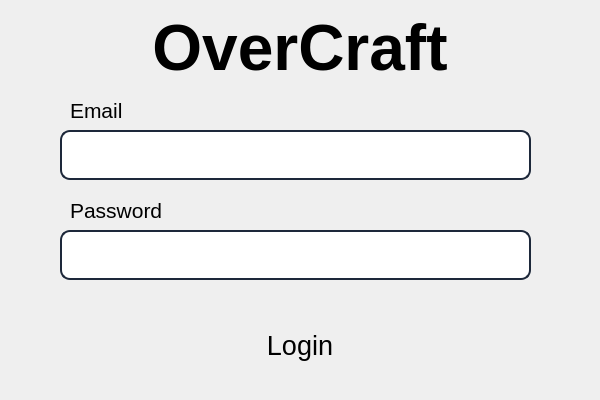
<?xml version="1.0" encoding="UTF-8"?>
<ui version="4.0">
 <class>Form</class>
 <widget class="QWidget" name="Form">
  <property name="geometry">
   <rect>
    <x>0</x>
    <y>0</y>
    <width>600</width>
    <height>400</height>
   </rect>
  </property>
  <property name="windowTitle">
   <string>Form</string>
  </property>
  <widget class="QWidget" name="widget" native="true">
   <property name="geometry">
    <rect>
     <x>0</x>
     <y>0</y>
     <width>600</width>
     <height>400</height>
    </rect>
   </property>
   <property name="styleSheet">
    <string notr="true">background-color: &quot;#030711&quot;;
border-radius:10;</string>
   </property>
   <widget class="QLabel" name="label">
    <property name="geometry">
     <rect>
      <x>0</x>
      <y>10</y>
      <width>600</width>
      <height>75</height>
     </rect>
    </property>
    <property name="font">
     <font>
      <pointsize>48</pointsize>
      <weight>75</weight>
      <bold>true</bold>
     </font>
    </property>
    <property name="styleSheet">
     <string notr="true">color: &quot;#f8faff&quot;;</string>
    </property>
    <property name="text">
     <string>OverCraft</string>
    </property>
    <property name="alignment">
     <set>Qt::AlignCenter</set>
    </property>
   </widget>
   <widget class="QLineEdit" name="lineEdit_email">
    <property name="geometry">
     <rect>
      <x>60</x>
      <y>130</y>
      <width>471</width>
      <height>50</height>
     </rect>
    </property>
    <property name="font">
     <font>
      <pointsize>16</pointsize>
     </font>
    </property>
    <property name="styleSheet">
     <string notr="true">QLineEdit {
	background-color: &quot;#030711&quot;;
	border : 2px solid #1d283a;
	padding-left:20px;
	color: &quot;#dfe2e5&quot;;
}

QLineEdit:focus {
	border : 2px solid #435c86;
}

</string>
    </property>
    <property name="text">
     <string/>
    </property>
    <property name="placeholderText">
     <string/>
    </property>
   </widget>
   <widget class="QLineEdit" name="lineEdit_password">
    <property name="geometry">
     <rect>
      <x>60</x>
      <y>230</y>
      <width>471</width>
      <height>50</height>
     </rect>
    </property>
    <property name="font">
     <font>
      <pointsize>16</pointsize>
     </font>
    </property>
    <property name="styleSheet">
     <string notr="true">QLineEdit {
	background-color: &quot;#030711&quot;;
	border : 2px solid #1d283a;
	padding-left:20px;
	color: &quot;#dfe2e5&quot;;
}

QLineEdit:focus {
	border : 2px solid #435c86;
}

</string>
    </property>
    <property name="text">
     <string/>
    </property>
    <property name="echoMode">
     <enum>QLineEdit::Password</enum>
    </property>
    <property name="alignment">
     <set>Qt::AlignLeading|Qt::AlignLeft|Qt::AlignVCenter</set>
    </property>
    <property name="placeholderText">
     <string/>
    </property>
   </widget>
   <widget class="QPushButton" name="button_login">
    <property name="geometry">
     <rect>
      <x>150</x>
      <y>320</y>
      <width>300</width>
      <height>50</height>
     </rect>
    </property>
    <property name="font">
     <font>
      <family>MS Shell Dlg 2</family>
      <pointsize>20</pointsize>
     </font>
    </property>
    <property name="styleSheet">
     <string notr="true">QPushButton {
	background-color: &quot;#f8faff&quot;;
}

QPushButton:hover {
	background-color: &quot;#dfe2e5&quot;;
}
</string>
    </property>
    <property name="text">
     <string>Login</string>
    </property>
   </widget>
   <widget class="QLabel" name="label_2">
    <property name="geometry">
     <rect>
      <x>70</x>
      <y>100</y>
      <width>251</width>
      <height>20</height>
     </rect>
    </property>
    <property name="font">
     <font>
      <pointsize>16</pointsize>
     </font>
    </property>
    <property name="styleSheet">
     <string notr="true">color: &quot;#f8faff&quot;;</string>
    </property>
    <property name="text">
     <string>Email</string>
    </property>
   </widget>
   <widget class="QLabel" name="label_3">
    <property name="geometry">
     <rect>
      <x>70</x>
      <y>200</y>
      <width>371</width>
      <height>20</height>
     </rect>
    </property>
    <property name="font">
     <font>
      <pointsize>16</pointsize>
     </font>
    </property>
    <property name="styleSheet">
     <string notr="true">color: &quot;#f8faff&quot;;</string>
    </property>
    <property name="text">
     <string>Password</string>
    </property>
   </widget>
   <widget class="QPushButton" name="button_close_app">
    <property name="geometry">
     <rect>
      <x>550</x>
      <y>0</y>
      <width>51</width>
      <height>51</height>
     </rect>
    </property>
    <property name="font">
     <font>
      <pointsize>20</pointsize>
     </font>
    </property>
    <property name="styleSheet">
     <string notr="true"/>
    </property>
    <property name="text">
     <string/>
    </property>
    <property name="icon">
     <iconset>
      <normaloff>../images/close.svg</normaloff>../images/close.svg</iconset>
    </property>
    <property name="iconSize">
     <size>
      <width>32</width>
      <height>32</height>
     </size>
    </property>
   </widget>
  </widget>
 </widget>
 <resources>
  <include location="../res.qrc"/>
 </resources>
 <connections/>
</ui>
